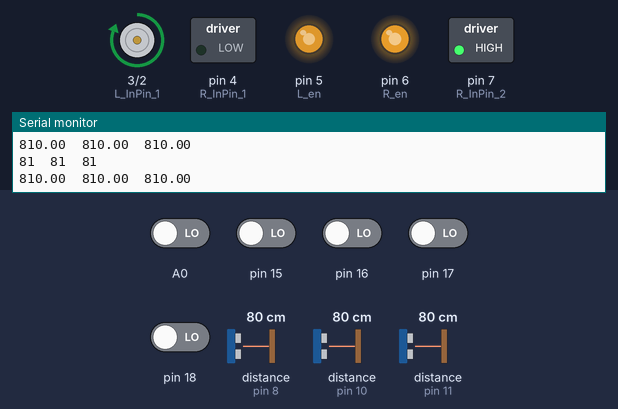
The sketch below on a simulated Arduino Uno, built with avr-gcc and run on an emulated ATmega328P. Parts: motor-driver pin pairs drawn as motors (green arrow = first pin HIGH = forward, orange = second pin HIGH = backward, longer = more drive), switched loads named in the sketch (green lamp = pin HIGH), output pins drawn as LEDs (lit = HIGH), the last lines printed to the serial monitor. The inputs (shaded band) are chosen by the test bench; at power-on: A0, pin 15–18 LOW, distance to the obstacle (sensors on pin 10, pin 8, pin 11) 80 cm.

Above: at 1.2 s.
1.3 s: distance to the obstacle (sensor on pin 10) set to 120 cm
At 2.7 s:
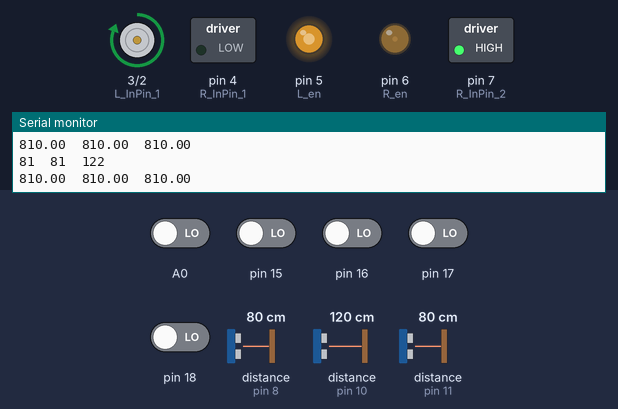
4.3 s: distance to the obstacle (sensor on pin 8) set to 51 cm
7.3 s: distance to the obstacle (sensor on pin 8) set to 44 cm
10.3 s: distance to the obstacle (sensor on pin 11) set to 250 cm
At 11.5 s:
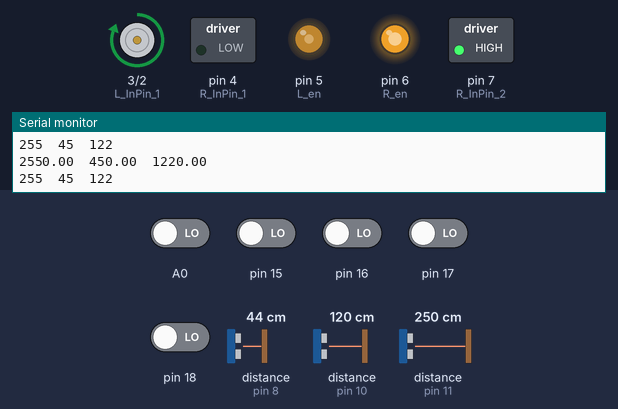
11.8 s: A0 driven HIGH
At 12.7 s:
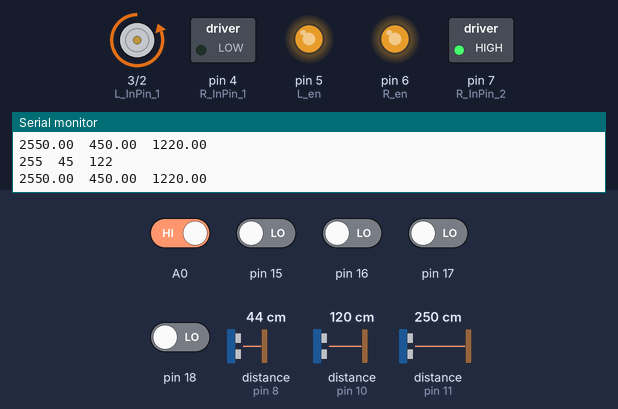
13.3 s: pin 15 driven HIGH
At 14.4 s:
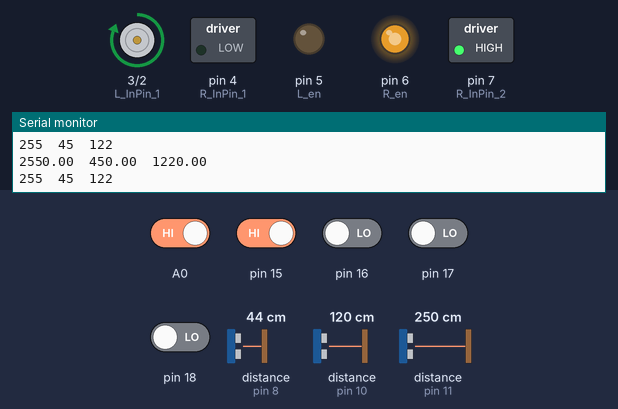
Timing chart, 0 to 15.8 s (numbered marks = the images above; inputs shaded):
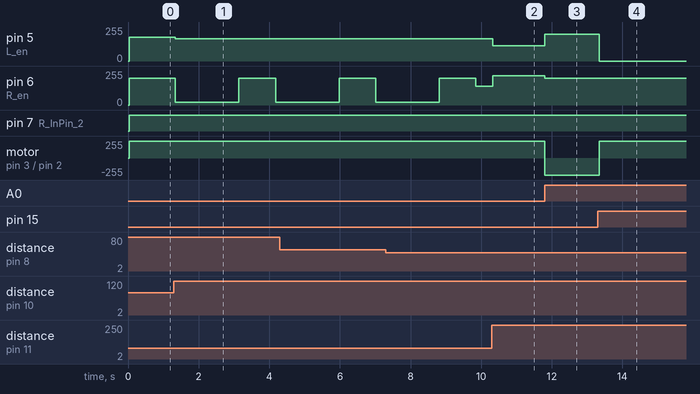

Measured:
- after the input at 1.3 s, pin 5 (L_en): 180/255 → 168/255 at once; pin 6 (R_en): 200/255 → 20/255 at once, → 200/255 1.8 s later, → 20/255 1.0 s later
- after the input at 10.3 s, pin 5 (L_en): 168/255 → 114/255 at once; pin 6 (R_en): 140/255 → 220/255 at once
- after the input at 11.8 s, pin 5 (L_en): 114/255 → 200/255 at once; pin 6 (R_en): 220/255 → 200/255 at once; motor on pin 3 (L_InPin_1) / pin 2 (L_InPin_2): forward 255/255 → backward 255/255 at once
- after the input at 13.3 s, pin 5 (L_en): 200/255 → 0/255 after 0.05 s; motor on pin 3 (L_InPin_1) / pin 2 (L_InPin_2): backward 255/255 → forward 255/255 after 0.05 s

The sketch:

2023.02.07.ino
```cpp
#include <NewPing.h>

#define L_InPin_2 2  //왼쪽모터 핀
#define L_InPin_1 3  //왼쪽모터 핀2
#define R_InPin_2 7  //오른쪽모터 핀1
#define R_InPin_1 4  //오른쪽모터 핀2

#define F_Sonar 8  //정면부 초음파 센서 연결 핀
#define R_Sonar 10 //오른쪽 초음파 센서 연결 핀
#define L_Sonar 11 //왼쪽 초음파 센서 연결 핀

#define L_en 5 //왼쪽모터 속도 제어 핀
#define R_en 6 //오른쪽모터 속도 제어 핀

#define MaxDistance 350

NewPing F_sensor(F_Sonar, F_Sonar, MaxDistance);
double F_Sonar_distance = 0.0;
NewPing L_sensor(L_Sonar, L_Sonar, MaxDistance);
double L_Sonar_distance = 0.0;
NewPing R_sensor(R_Sonar, R_Sonar, MaxDistance);
double R_Sonar_distance = 0.0;


void read_sonar_sensor(void) //초음파센서 측정
{
    R_Sonar_distance = R_sensor.ping_cm()*10.0;
    L_Sonar_distance = L_sensor.ping_cm()*10.0;
    F_Sonar_distance = F_sensor.ping_cm()*10.0;

    if(L_Sonar_distance == 0)
    {
      L_Sonar_distance = MaxDistance * 20;
    }

    if(F_Sonar_distance == 0)
    {
      F_Sonar_distance =  MaxDistance * 20;
    }

    if(R_Sonar_distance == 0)
    {
      R_Sonar_distance =  MaxDistance * 20;
    }
}

void setup() {
  Serial.begin(9600);
  pinMode(L_InPin_2, OUTPUT);
  pinMode(L_InPin_1, OUTPUT);
  pinMode(R_InPin_2, OUTPUT);
  pinMode(R_InPin_1, OUTPUT);
  read_sonar_sensor();
}
/////////////////////////////////////////////////////////

int read_line_sensor(void) // 라인센서 읽기
{
 int i;
 int sum=0;
 int line_index = 0;
 int line_sensor[5]={0,0,0,0,0};

 for(i=0;i<5;i++)
 {
   line_sensor[i]=(digitalRead(A0+i));
   sum += line_sensor[i];
 }
 if(sum==0) line_index = 100;
 if(sum==5) line_index = -10;
 if(sum==1)
 {
   if(line_sensor[0]==1) line_index = -4;
   if(line_sensor[1]==1) line_index = -2;
   if(line_sensor[2]==1) line_index = 10;
   if(line_sensor[3]==1) line_index = 2;
   if(line_sensor[4]==1) line_index = 4;
 }
 if(sum==2)
 {
   if(line_sensor[0]==1 && line_sensor[1]==1) line_index = -3;
   if(line_sensor[1]==1 && line_sensor[2]==1) line_index = -1;
   if(line_sensor[2]==1 && line_sensor[3]==1) line_index = 1;
   if(line_sensor[3]==1 && line_sensor[4]==1) line_index = 3;
 }
 if(sum==3 || sum==4)
 {
   if(line_sensor[0]==0) line_index = 5;
   if(line_sensor[4]==0) line_index = -5;
 }
 //Serial.print(line_index);
 //Serial.println(" ");
 //delay(1000);

 return line_index;
}

void keep_line_going(void) // 라인에 따른 주행
{
  int re = read_line_sensor();
  switch(re)
  {
    case -5 : motor_control_left(1,200); break;
    case -4 : motor_control_left(1,200); break;
    case -3 : motor_control(1,0,100*2); break;
    case -2 : motor_control(1,21*2,100*2); break;
    case -1 : motor_control(1,55*2,100*2); break;
    case 10 : motor_control(1,84*2,112*2); break;
    case 100 : motor_control(1,84*2,100*2); break;
    case 1 : motor_control(1,84*2,65*2); break;
    case 2 : motor_control(1,84*2,25*2); break;
    case 3 : motor_control(1,84*2,0); break;
    case 4 : motor_control_right(1,200); break;
    case 5 : motor_control_right(1,200); break;
    case -10 : Stop(1); break;
  }

  if(re != 100)
  {
    if(F_Sonar_distance < 300)
    {
      if(F_Sonar_distance > 0)
      {
        Stop(1);
      }

    }
  }
}

///////////////////////////////////////////////////////////

void keep_sensor_going(void) // 초음파 거리에 따른 주행
{
  int re = read_line_sensor();

  if(re == 100)
  {

    if(F_Sonar_distance <= 950 && F_Sonar_distance >= 500 && R_Sonar_distance > 1000 ) // 미로 우회전
    {
      motor_control(1,84*2,10*2);
      delay(1800);
      motor_control(1,84*2,100*2);
      delay(1000);
    }

    else
    {
      if(R_Sonar_distance + L_Sonar_distance <= 1170 && R_Sonar_distance - 70 <= L_Sonar_distance && R_Sonar_distance + 70 >= L_Sonar_distance) // 좌 우 거리 같을때 진행
      {
        motor_control(1,84*2,100*2);

      }

      else if( L_Sonar_distance < R_Sonar_distance) // 우회전
      {
        motor_control(1,84*2,70*2);
        if(L_Sonar_distance < 300) // 비상용 우회전
        {
         motor_control(1,84*2,0);
        }
      }

      else if( L_Sonar_distance > R_Sonar_distance ) // 좌회전
      {
        motor_control(1,57*2,110*2);

        if(R_Sonar_distance < 300) // 비상용 좌회전
        {
          motor_control(1,0,100*2);
        }
      }

      else
      {
        motor_control(1,90*2,100*2);
      }
    }
    /*
    if(F_Sonar_distance <= 700 && R_Sonar_distance > 900) // 미로 우회전
    {
      motor_control(1,60*2,10*2);
      delay(2000);
    }
    */


  }
}

///////////////////////////////////////////////////////////
void motor_control_left(int Time, int Speed)
{
    digitalWrite(L_InPin_2,HIGH);
    digitalWrite(L_InPin_1,LOW);
    digitalWrite(R_InPin_2,HIGH);
    digitalWrite(R_InPin_1,LOW);
    analogWrite(L_en,Speed);
    analogWrite(R_en,Speed);
    delay(Time);
}

void motor_control_right(int Time, int Speed)
{
    digitalWrite(L_InPin_1,HIGH);
    digitalWrite(L_InPin_2,LOW);
    digitalWrite(R_InPin_1,HIGH);
    digitalWrite(R_InPin_2,LOW);
    analogWrite(L_en,Speed);
    analogWrite(R_en,Speed);
    delay(Time);
}

void Stop(int Time)
{
  digitalWrite(L_InPin_1,LOW);
  digitalWrite(L_InPin_2,LOW);
  digitalWrite(R_InPin_2,LOW);
  digitalWrite(R_InPin_1,LOW);
  delay(Time);
}

void motor_control(int Direction, int Speed1, int Speed2)
{
  switch(Direction){
  case -1: // 후진
    digitalWrite(L_InPin_2,HIGH);
    digitalWrite(L_InPin_1,LOW);
    digitalWrite(R_InPin_2,HIGH);
    digitalWrite(R_InPin_1,LOW);
    analogWrite(L_en, Speed1);
    analogWrite(R_en, Speed2);
  break;

  case 1: // 직진 // 기종 바꾸고 우회전 되서 변경
    digitalWrite(L_InPin_1,HIGH);
    digitalWrite(L_InPin_2,LOW);
    digitalWrite(R_InPin_2,HIGH);
    digitalWrite(R_InPin_1,LOW);
    analogWrite(L_en, Speed1);
    analogWrite(R_en, Speed2);
  break;

  case 0: // 정지
    digitalWrite(L_InPin_1,HIGH);
    digitalWrite(L_InPin_2,LOW);
    digitalWrite(R_InPin_1,HIGH);
    digitalWrite(R_InPin_2,LOW);
    analogWrite(L_en, Speed1);
    analogWrite(R_en, Speed2);
  break;

  case 2: // 우회전
    digitalWrite(L_InPin_1,HIGH);
    digitalWrite(L_InPin_2,LOW);
    digitalWrite(R_InPin_1,LOW);
    digitalWrite(R_InPin_2,HIGH);
    analogWrite(L_en, Speed1);
    analogWrite(R_en, Speed2);
  break;

  case -2: // 좌회전
    digitalWrite(L_InPin_1,LOW);
    digitalWrite(L_InPin_2,HIGH);
    digitalWrite(R_InPin_1,HIGH);
    digitalWrite(R_InPin_2,LOW);
    analogWrite(L_en, Speed1);
    analogWrite(R_en, Speed2);
  break;
  }
}
///////////////////////////////////////////////////////////

void serial_print(void)
{
  Serial.print(L_sensor.ping_cm());
  Serial.print("  ");
  Serial.print(F_sensor.ping_cm());
  Serial.print("  ");
  Serial.println(R_sensor.ping_cm());
  Serial.print(L_Sonar_distance);
  Serial.print("  ");
  Serial.print(F_Sonar_distance);
  Serial.print("  ");
  Serial.println(R_Sonar_distance);

}
void loop()
{
  read_sonar_sensor();
  keep_line_going();
  keep_sensor_going();
  serial_print();
}
```
